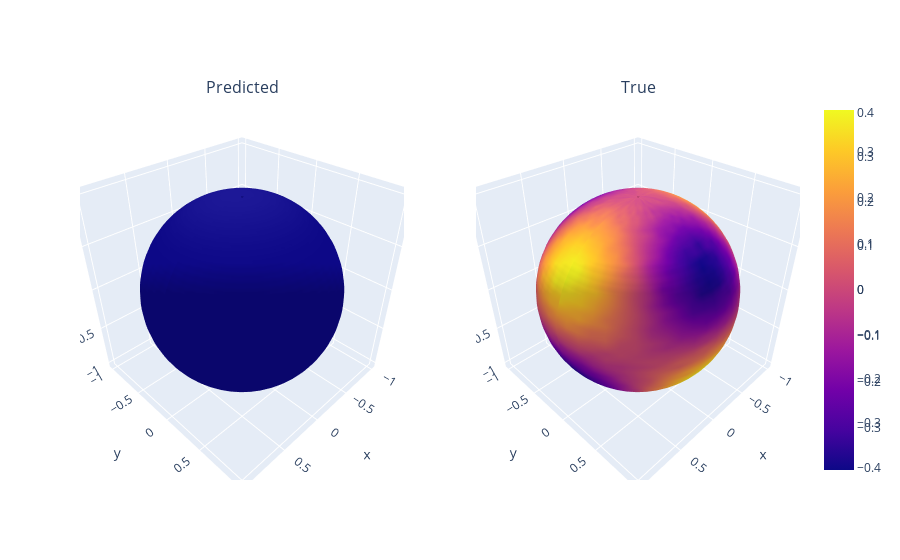

Source (notebook cell):
### Code cell
plot_predictions(model, x_test, y_test)

### Figure 1 — Plotly figure (JSON) as saved in the notebook; plotly's stock layout.template omitted (floating-point values rounded to 4 significant figures; data arrays with more than 128 entries replaced by an {"elided": "..."} marker saying what was removed)
{"data": [{"scene": "scene", "surfacecolor": {"elided": "2500 float values"}, "type": "surface", "x": {"elided": "50x50 float values"}, "y": {"elided": "50x50 float values"}, "z": {"elided": "50x50 float values"}}, {"scene": "scene2", "surfacecolor": {"elided": "50x50 float values"}, "type": "surface", "x": {"elided": "50x50 float values"}, "y": {"elided": "50x50 float values"}, "z": {"elided": "50x50 float values"}}], "layout": {"annotations": [{"font": {"size": 16}, "showarrow": false, "text": "Predicted", "x": 0.225, "xanchor": "center", "xref": "paper", "y": 1, "yanchor": "bottom", "yref": "paper"}, {"font": {"size": 16}, "showarrow": false, "text": "True", "x": 0.775, "xanchor": "center", "xref": "paper", "y": 1, "yanchor": "bottom", "yref": "paper"}], "scene": {"domain": {"x": [0, 0.45], "y": [0, 1]}}, "scene2": {"domain": {"x": [0.55, 1], "y": [0, 1]}}}}
